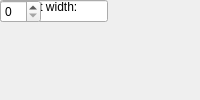
<?xml version="1.0" encoding="UTF-8"?>
<ui version="4.0">
 <class>MainWindow</class>
 <widget class="QMainWindow" name="MainWindow">
  <property name="windowTitle"><string>Power (DSP48E)</string></property>
  <widget class="QWidget" name="centralwidget">
   <!-- NOTE: this is a simplified structural mirror of the generated
        <module>_ui.py, not a full round-trip Designer file. Regenerate
        both from the same spec if you need to edit layout by hand. -->
       <widget class="QLabel" name="label_name">
     <property name="text"><string>Block name</string></property>
    </widget>
       <widget class="QLineEdit" name="name">
     <property name="toolTip"><string>A name you choose for this block instance, e.g. to note what it's used for in this design. Shown below the block on the diagram.</string></property>
    </widget>
       <widget class="QLabel" name="label_bitwidth">
     <property name="text"><string>Input bit width:</string></property>
    </widget>
       <widget class="QSpinBox" name="bitwidth"/>
  </widget>
 </widget>
 <resources/>
 <connections/>
</ui>
